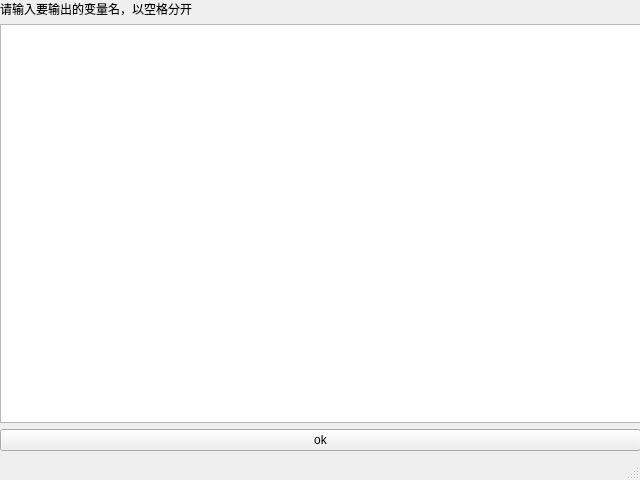
<?xml version="1.0" encoding="UTF-8"?>
<ui version="4.0">
 <class>MainWindow</class>
 <widget class="QMainWindow" name="MainWindow">
  <property name="geometry">
   <rect>
    <x>0</x>
    <y>0</y>
    <width>640</width>
    <height>480</height>
   </rect>
  </property>
  <property name="windowTitle">
   <string>MainWindow</string>
  </property>
  <widget class="QWidget" name="centralwidget">
   <widget class="QWidget" name="gridLayoutWidget">
    <property name="geometry">
     <rect>
      <x>0</x>
      <y>0</y>
      <width>641</width>
      <height>451</height>
     </rect>
    </property>
    <layout class="QGridLayout" name="gridLayout">
     <item row="3" column="0">
      <widget class="QPushButton" name="pushButton">
       <property name="text">
        <string>ok</string>
       </property>
      </widget>
     </item>
     <item row="1" column="0">
      <widget class="QTextEdit" name="textEdit"/>
     </item>
     <item row="0" column="0">
      <widget class="QLabel" name="label">
       <property name="text">
        <string>请输入要输出的变量名，以空格分开</string>
       </property>
      </widget>
     </item>
    </layout>
   </widget>
  </widget>
  <widget class="QStatusBar" name="statusbar"/>
 </widget>
 <resources/>
 <connections/>
</ui>
